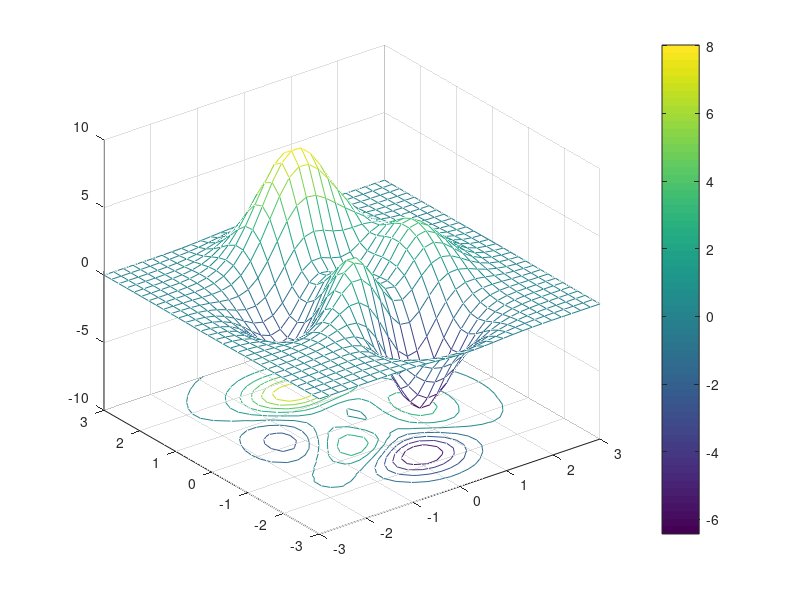

Recreate this plot in MATLAB.
x = linspace(-3, 3, 30);
y = linspace(-3, 3, 30);
[xx, yy] = meshgrid(x, y);
term1 = (3.*(1-xx).^2).*exp((-(xx).^2)-(yy+1).^2);
term2 = 10.*((xx./5)-(xx).^3-(yy).^5).*exp((-(xx).^2)-(yy).^2);
term3 = (1/3).*exp((-(xx+1).^2)-(yy).^2);
zz = term1-term2-term3;

meshc(xx, yy, zz);
colormap('default');
colorbar;